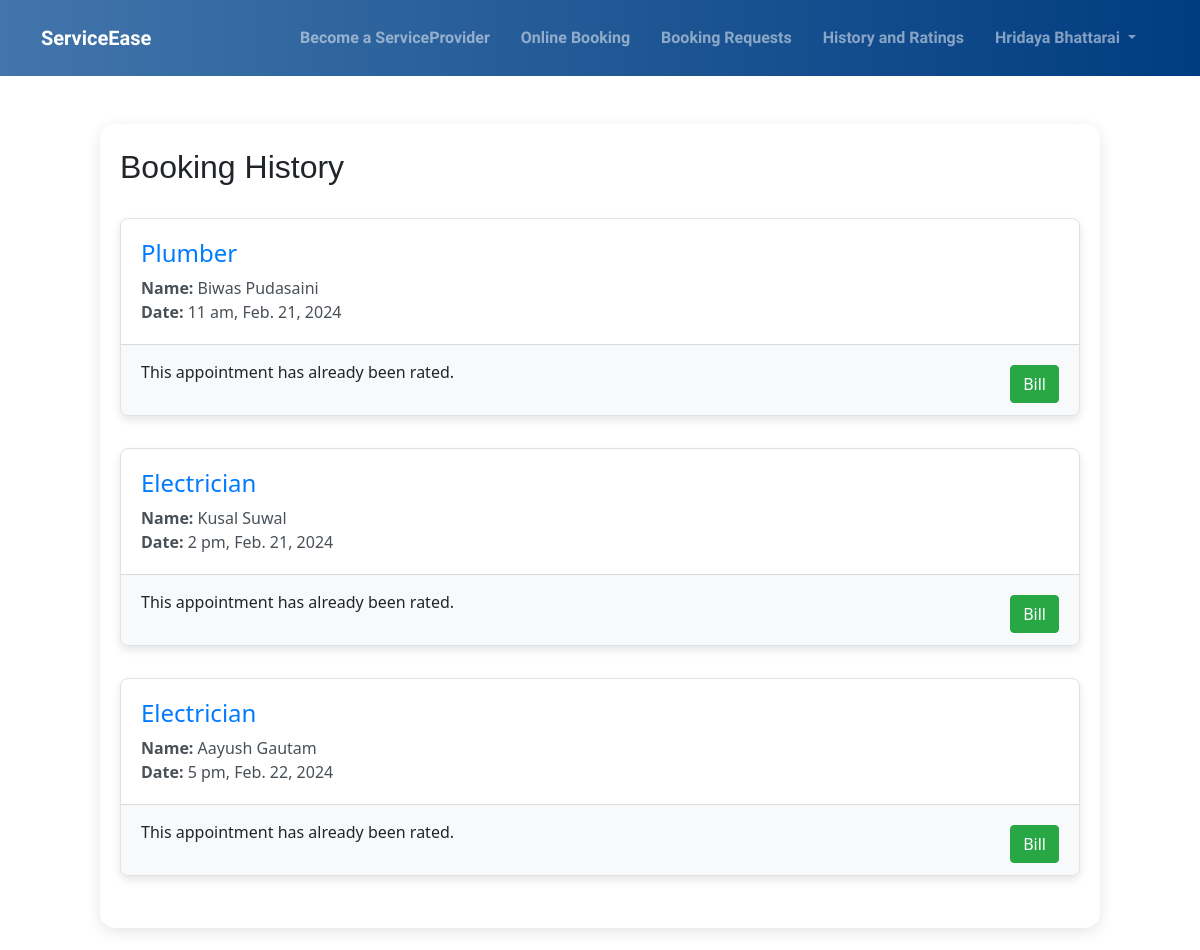
Screenshot of /booking/history/ (signed in) with the database file from the repository.
### booking/models.py (models this page shows, shortened)
class Appointment(models.Model):
    user = models.ForeignKey(User, on_delete=models.CASCADE, null=True, blank=True)
    service = models.CharField(max_length=50, choices=SERVICE_CHOICES, default="Electrician")
    day = models.DateField(null=True, blank=True)
    address = models.CharField(max_length=200, blank=True)
    description = models.TextField(default='')
    latitude = models.FloatField(blank=True, null=True)
    longitude = models.FloatField(blank=True, null=True)
    number = models.CharField(max_length=15, blank=True, null=True)
    email = models.EmailField(max_length=255, blank=True, null=True)
    isFinished = models.CharField(max_length=15, default="No")
    accepted = models.BooleanField(default=False)
    rejected = models.BooleanField(default=False)
    time = models.CharField(max_length=10, null=True, blank=True)
    staff = models.CharField(max_length=50, default="Not assigned")
    payment_status = models.CharField(max_length=100, default='Cash On Delivery')
    rating = models.IntegerField(null=True, blank=True)
    rated = models.BooleanField(default=False)
    invoice_number = models.CharField(max_length=50, blank=True, null=True)
    dispute_created = models.BooleanField(default=False)
    dispute_resolved = models.BooleanField(default=False)
    tier = models.CharField(max_length=20,default="bronze")

### booking/views.py (the view)
# urls.py: path('history/', views.history, name='history'),
@login_required(login_url=reverse_lazy('login'))
def history(request):
    user = request.user
    appointments = Appointment.objects.filter(user=user).order_by('day', 'time')
    return render(request, 'history.html', {
        'user':user,
        'appointments':appointments,
    })

### booking/templates/history.html (shortened to what this page needs)
{% extends 'layout.html' %}
{% load static %}
{% block body %}
<link rel="stylesheet" href="{% static 'css/user_history.css' %}">
<link rel="stylesheet" href="{% static 'css/preloader.css' %}">
<div class="user-panel-container">
    {% if user.is_authenticated %}
    <h2 class="mt-1 mb-4">Booking History</h2>
        {% if appointments.count > 0 %}
            <div class="appointments-section">
                {% for appointment in appointments %}
                    {% if appointment.isFinished != "No" or appointment.dispute_resolved %}
                        <div class="card appointment-card">
                            <div class="card-body">
                                <h3 class="card-title">{{ appointment.service }}</h3>
                                <p class="card-text">
                                    <strong>Name:</strong> {{ appointment.staff }}<br>
                                    <strong>Date:</strong> {{ appointment.time }}, {{ appointment.day }}<br>
                                </p>
                            </div>
                            <div class="card-footer d-flex justify-content-between align-items-center">
                                {% if not appointment.rated %}
                                    <form method="post" action="{% url 'rate_staff' appointment.id %}" id="ratingForm_{{ appointment.id }}">
                                        {% csrf_token %}
                                        <label for="rating"><b>Rate Staff: </b></label>
                                        <select name="rating" id="rating">
                                            <option value="1">&#9733;</option>
                                            <option value="2">&#9733;&#9733;</option>
                                            <option value="3">&#9733;&#9733;&#9733;</option>
                                            <option value="4">&#9733;&#9733;&#9733;&#9733;</option>
                                            <option value="5">&#9733;&#9733;&#9733;&#9733;&#9733;</option>
                                        </select>
                                        <button type="button" class="btn btn-primary" onclick="showConfirmation({{ appointment.id }})">Submit Rating</button>
                                    </form>
                                {% else %}
                                    <p>This appointment has already been rated.</p>
                                {% endif %}
                                <button type="button" class="btn btn-success" onclick="addBill({{ appointment.id }})">Bill</button>
                            </div>
                        </div>
                    {% endif %}
                {% endfor %}
            </div>
        {% else %}
            <p>You have no completed bookings</p>
        {% endif %}
    {% else %}
        <h1>Please Sign In</h1>
        <a href="{% url 'login' %}" class="btn btn-primary mt-3">Sign in</a>
    {% endif %}
</div>
{% endblock %}

### booking/templates/layout.html (shortened to what this page needs)
{% load static %}
<!DOCTYPE html>
<html lang="en">
<head>
    <link rel="stylesheet" href="{% static 'css/bootstrap.min.css' %}">
    <link rel="stylesheet" href="{% static 'css/responsive.css' %}">
<link rel="stylesheet" href="{% static 'css/font-awesome.min.css' %}" />
    <link rel="stylesheet" href="{% static 'css/bootstrap-icons.css' %}">
    <link rel="stylesheet" href="{% static 'css/sweetalert2.min.css' %}">
    <link rel="stylesheet" href="{% static 'css/user_layout.css' %}">
    <link rel="stylesheet" href="{% static 'css/style.css' %}" />
    <link rel="stylesheet" href="{% static 'css/font-awesome.min.css' %}" />
    <link href="{% static 'css/responsive.css' %}" rel="stylesheet" />
    <link rel="stylesheet" href="https://stackpath.bootstrapcdn.com/bootstrap/4.5.2/css/bootstrap.min.css">
</head>
<body>
<header>
    <nav class="navbar navbar-expand-lg navbar-dark ">
        <div class="container-fluid">
            <a class="navbar-brand" href="{% url 'userPanel' %}">ServiceEase</a>
            <div class="collapse navbar-collapse" id="navbarNav">
                <ul class="navbar-nav ml-auto">
                    <li class="nav-item">
                        <a class="nav-link" href="{% url 'become-vendor' %}">
                            Become a ServiceProvider
                        </a>
                    </li>
                    <li class="nav-item">
                        <a class="nav-link" href="{% url 'booking' %}">
                            </i> Online Booking
                        </a>
                    </li>
                    <li class="nav-item">
                        <a class="nav-link" href="{% url 'userPanel' %}">
                            </i> Booking Requests
                        </a>
                    </li>
                    <li class="nav-item">
                        <a class="nav-link" href="{% url 'history' %}">
                           </i> History and Ratings
                        </a>
                    </li>
                    <li class="nav-item dropdown">
                        <a class="nav-link dropdown-toggle" href="#" id="navbarDropdown" role="button"
                           data-bs-toggle="dropdown" aria-haspopup="true" aria-expanded="false">
                            {{user.username}}
                        </a>
                    </li>
                </ul>
            </div>
        </div>
    </nav>
</header>
<div class="container mt-5">
    {% block body %}{% endblock %}
</div>
</body>
</html>

### staticfiles/css/responsive.css (style rules this page uses)
@media (min-width: 1200px) { .container { max-width: 1170px; } }

### staticfiles/css/user_layout.css (style rules this page uses)
body { padding-top: 0; margin-top: 0; color: #495057; font-family: 'Arial', sans-serif; font-size: 16px; }
header { background: linear-gradient(to right, #4275ab, #003c80); color: white; padding: 10px; font-family: 'Arial', sans-serif; }
.navbar-brand { font-size: 1.5rem; font-weight: bold; color: white; }
.navbar-nav { margin-left: auto; }
.navbar-nav .nav-item { margin-right: 15px; }
.navbar-nav .nav-link { color: white; font-weight: bold; transition: color 0.3s; }
.card { background-color: white; box-shadow: 0 4px 8px rgba(0, 0, 0, 0.1); border: none; margin-bottom: 20px; }

### staticfiles/css/style.css (style rules this page uses)
body { color: #040000; }
h1, h2 { font-family: 'Merriweather Sans', sans-serif; }
a, a:hover, a:focus { text-decoration: none; }
.navbar-brand { padding: 0; margin: 0; color: #000000; font-weight: bold; font-size: 30px; font-weight: bold; }
body { font-family: 'Roboto'; font-size: 16px; }

### staticfiles/css/user_history.css (style rules this page uses)
.user-panel-container { max-width: 1000px; margin: 2% auto; padding: 20px; background-color: #ffffff; border-radius: 15px; box-shadow: 0 4px 15px rgba(0, 0, 0, 0.1); font-family: 'Segoe UI', Tahoma, Geneva, Verdana, sans-serif; }
.appointments-section { margin-top: 2rem; }
.appointment-card { margin-bottom: 2rem; border: 1px solid #dee2e6; border-radius: 0.5rem; overflow: hidden; transition: box-shadow 0.3s; }
.appointment-card .card-body { padding: 1.25rem; }
.appointment-card .card-title { color: #007bff; font-size: 1.5rem; margin-bottom: 0.5rem; }
.appointment-card .card-text { font-size: 1rem; color: #495057; }
.appointment-card .card-footer { background-color: #f8f9fa; display: flex; flex-wrap: wrap; justify-content: space-between; align-items: center; padding: 0.75rem 1.25rem; }
.appointment-card .card-footer .btn { margin-top: 0.5rem; }
.appointment-card .btn { font-size: 1rem; }

### staticfiles/css/preloader.css (style rules this page uses)
body { overflow: hidden; }

### rows the page displays
Appointment: service "Plumber", staff "Biwas Pudasaini", time "11 am", day "Feb. 21, 2024", rated "This appointment has already been rated."
Appointment: service "Electrician", staff "Kusal Suwal", time "2 pm", day "Feb. 21, 2024", rated "This appointment has already been rated."
Appointment: service "Electrician", staff "Aayush Gautam", time "5 pm", day "Feb. 22, 2024", rated "This appointment has already been rated."

### other values shown
{{ user.username }} "Hridaya Bhattarai"
